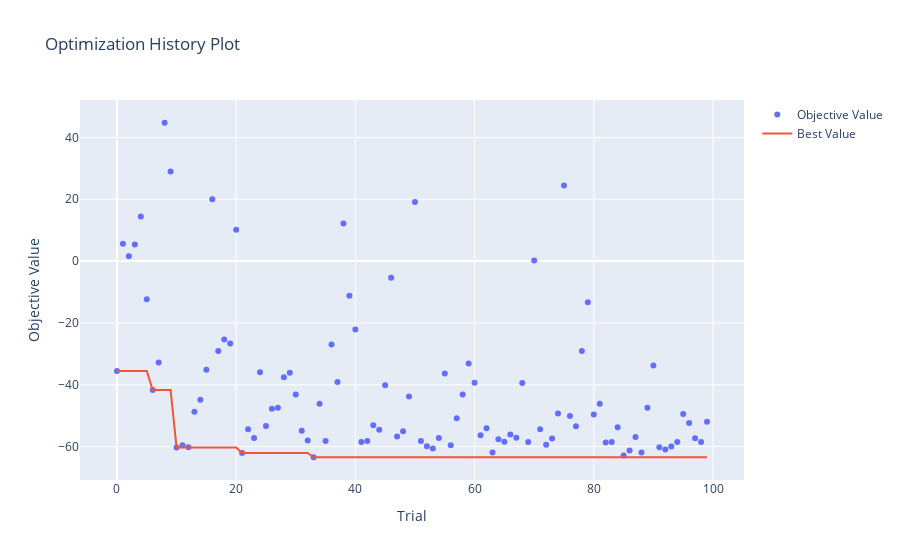
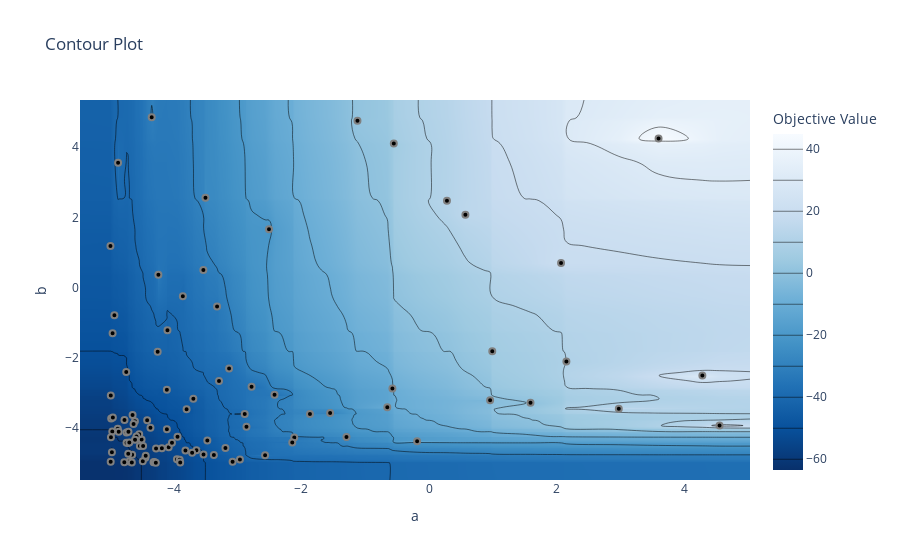
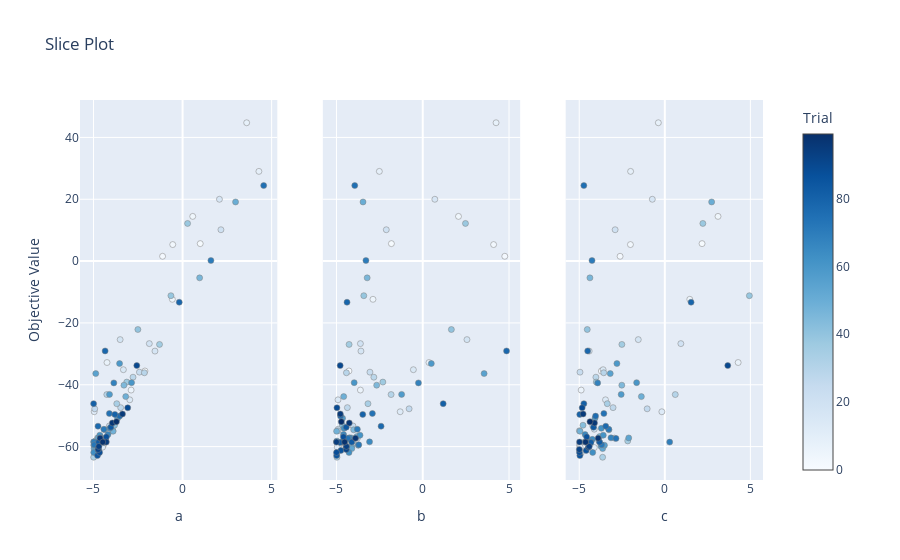
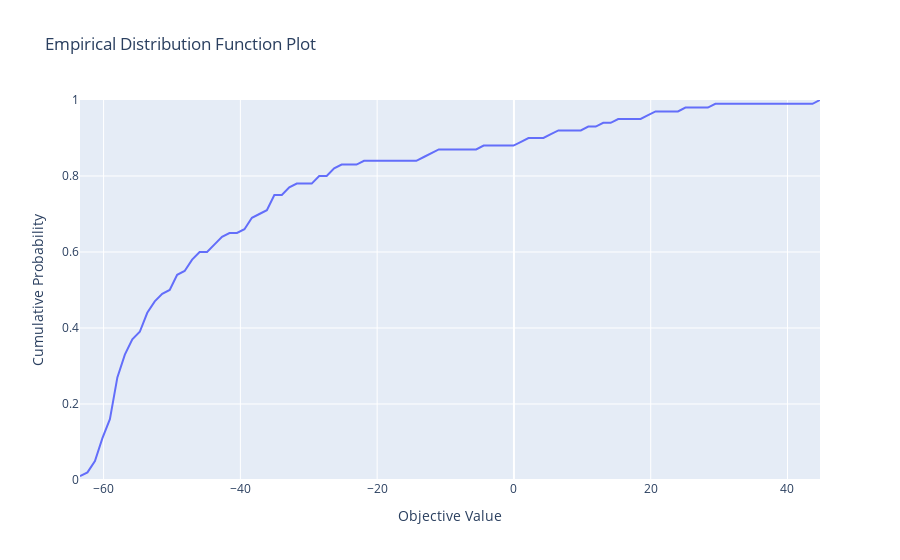

The notebook cell these images were saved under, in order:
### Code cell
import optuna
import optuna.visualization as vis


# 目的関数：2次関数の値を計算する
def objective(trial):
    a = trial.suggest_float('a', -5, 5)
    b = trial.suggest_float('b', -5, 5)
    c = trial.suggest_float('c', -5, 5)

    def quadratic_function(x, a, b, c):
        return a * x**2 + b * x + c

    y = quadratic_function(3, a, b, c)
    return y


# ベイズ最適化を実行
study = optuna.create_study(direction='minimize')
study.optimize(objective, n_trials=100)

# 探索履歴の可視化
vis.plot_optimization_history(study).show()
vis.plot_contour(study, params=['a', 'b']).show()
vis.plot_slice(study, params=['a', 'b', 'c']).show()
vis.plot_edf(study).show()


# 最適なパラメータと結果を表示
print('Best trial:')
trial = study.best_trial
print('  Value: ', trial.value)
print('  Params: ')
for key, value in trial.params.items():
    print(f'    {key}: {value}')

# 結果の確認
best_a = trial.params['a']
best_b = trial.params['b']
best_c = trial.params['c']

print(f"最適な2次関数: y = {best_a:.2f}x^2 + {best_b:.2f}x + {best_c:.2f}")
